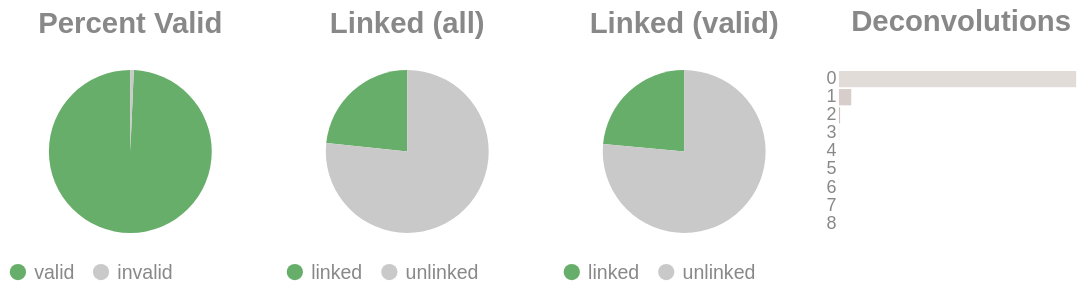

This figure's notebook cell:
### Code cell
if SKIPLR:
    pass
else:
    clash = Counter()
    for i in valids['molecule'].to_list():
        _mol = i.split("-")
        if len(_mol) == 1:
            clash.update('0')
        else:
            clash.update(_mol[-1])

    _d = {"deconvolutions": [], 'count': []}
    for k,v in clash.items():
        _d['deconvolutions'].append(k)
        _d['count'].append(v)

    tot_valid = valids['reads'].sum()
    mask = valids['reads'] >= 2
    n_linked_reads = valids.filter(mask)['reads'].sum()
    if n_linked_reads == 0:
        print_html("No linked molecules (>=2 reads) were detected; skipping linked-only distributions.")
        SKIPLR = True
    else:
        perc_valid = round(tot_valid / n_reads, 4)
        linked_perc_abs = round(n_linked_reads / n_reads, 4)
        linked_perc = round(n_linked_reads / tot_valid, 4)

    _valid = pl.DataFrame({"valids": ['valid', 'invalid'], "count": [tot_valid, n_reads - tot_valid]})
    _linked_abs = pl.DataFrame({"linked (absolute)": ['linked', 'unlinked'], "count": [n_linked_reads, n_reads - n_linked_reads]})
    _linked_rel = pl.DataFrame({"linked (valids)": ['linked', 'unlinked'], "count": [n_linked_reads, tot_valid - n_linked_reads]})

    (
        alt.hconcat(
            piechart(_valid, goodval = 'valid', title = "Percent Valid"),
            piechart(_linked_abs, goodval = "linked", title =  "Linked (all)"),
            piechart(_linked_rel, goodval = "linked", title =  "Linked (valid)"),
            convolutionbar(pl.DataFrame(_d), title = "Deconvolutions"),
            center = True,
            bounds = 'flush'
        )
        .resolve_scale(color='independent')
        .resolve_legend('independent')
        .properties(usermeta={'embedOptions': {"actions": False}})
    ).display()

### Figure 1 — Vega-Lite specification as saved in the notebook (floating-point values rounded to 4 significant figures)
{"width": "container", "height": 400, "config": {"title": {"anchor": "start", "dy": -15, "fontSize": 18, "color": "#888888", "subtitleColor": "#888888", "subtitleFontSize": 14}, "arc": {"fill": "#0072B2"}, "axis": {"domainColor": "#888888", "domainWidth": 0.5, "gridWidth": 0.2, "grid": false, "titleFontWeight": 400, "titleFontSize": 15, "labelFontSize": 11, "labelColor": "#888888", "tickColor": "#888888", "tickWidth": 0.2, "titleColor": "#888888"}, "axisBand": {"grid": false}, "axisX": {"grid": true, "tickSize": 10, "domainCap": "round"}, "axisY": {"domain": false, "grid": true, "tickSize": 0, "domainCap": "round"}, "background": "transparent", "header": {"labelFontSize": 15, "labelColor": "#888888", "titleFontSize": 15, "titleFontWeight": 600, "titleColor": "#888888"}, "legend": {"labelFont": "sans-serif", "labelFontSize": 12, "labelColor": "#888888", "symbolSize": 100, "symbolType": "circle", "titleFontSize": 12, "titlePadding": 10, "titleColor": "#888888", "title": null}, "range": {"category": ["#E69F00", "#56B4E9", "#009E73", "#F0E442", "#0072B2", "#D55E00", "#CC79A7", "#000000"], "diverging": ["#cfe8f3", "#a2d4ec", "#73bfe2", "#46abdb", "#1696d2", "#12719e"]}, "area": {"fill": "#0072B2", "fillOpacity": 0.7, "line": true, "strokeOpacity": 0.7}, "line": {"color": "#0072B2", "stroke": "#0072B2", "strokeWidth": 2}, "trail": {"color": "#0072B2", "stroke": "#0072B2", "strokeWidth": 0, "size": 1}, "point": {"filled": true, "fillOpacity": 1.0, "size": 95}, "text": {"color": "#888888", "fontSize": 11, "align": "right", "fontWeight": 400, "size": 11}, "bar": {"fill": "#0072B2", "stroke": null}, "view": {"stroke": null, "continuousWidth": 660, "continuousHeight": 400}}, "hconcat": [{"data": {"name": "data-07320aa59814a83ea25db27dfe9f1a10"}, "mark": {"type": "arc"}, "encoding": {"color": {"field": "valids", "legend": {"orient": "bottom", "title": null}, "scale": {"domain": ["valid", "invalid"], "range": ["#68ae6b", "#C9C9C9"]}, "title": "Valids", "type": "nominal"}, "theta": {"field": "count", "type": "quantitative"}, "tooltip": [{"field": "valids", "title": "Valids", "type": "ordinal"}, {"field": "percent", "format": ".2%", "title": "Percent", "type": "quantitative"}, {"field": "count", "title": "Count", "type": "quantitative"}]}, "height": 100, "title": {"text": "Percent Valid", "align": "center", "anchor": "middle"}, "transform": [{"calculate": "datum.count / 6582536", "as": "percent"}], "width": 150}, {"data": {"name": "data-c369e5a5c073c9f64f834bc9500fda2c"}, "mark": {"type": "arc"}, "encoding": {"color": {"field": "linked (absolute)", "legend": {"orient": "bottom", "title": null}, "scale": {"domain": ["linked", "unlinked"], "range": ["#68ae6b", "#C9C9C9"]}, "title": "Linked (Absolute)", "type": "nominal"}, "theta": {"field": "count", "type": "quantitative"}, "tooltip": [{"field": "linked (absolute)", "title": "Linked (Absolute)", "type": "ordinal"}, {"field": "percent", "format": ".2%", "title": "Percent", "type": "quantitative"}, {"field": "count", "title": "Count", "type": "quantitative"}]}, "height": 100, "title": {"text": "Linked (all)", "align": "center", "anchor": "middle"}, "transform": [{"calculate": "datum.count / 6582536", "as": "percent"}], "width": 150}, {"data": {"name": "data-9207694148965c577c02c5e1a7290fb2"}, "mark": {"type": "arc"}, "encoding": {"color": {"field": "linked (valids)", "legend": {"orient": "bottom", "title": null}, "scale": {"domain": ["linked", "unlinked"], "range": ["#68ae6b", "#C9C9C9"]}, "title": "Linked (Valids)", "type": "nominal"}, "theta": {"field": "count", "type": "quantitative"}, "tooltip": [{"field": "linked (valids)", "title": "Linked (Valids)", "type": "ordinal"}, {"field": "percent", "format": ".2%", "title": "Percent", "type": "quantitative"}, {"field": "count", "title": "Count", "type": "quantitative"}]}, "height": 100, "title": {"text": "Linked (valid)", "align": "center", "anchor": "middle"}, "transform": [{"calculate": "datum.count / 6537424", "as": "percent"}], "width": 150}, {"data": {"name": "data-2478e2d1d5776b57349a71d00664fa83"}, "mark": {"type": "bar"}, "encoding": {"color": {"field": "deconvolutions", "legend": null, "scale": {"scheme": "lightgreyred"}, "type": "nominal"}, "tooltip": [{"field": "deconvolutions", "title": "Deconvolutions", "type": "ordinal"}, {"field": "percent", "format": ".2%", "title": "Percent", "type": "quantitative"}, {"field": "count", "title": "Count", "type": "quantitative"}], "x": {"axis": null, "field": "count", "type": "quantitative"}, "y": {"field": "deconvolutions", "sort": "ascending", "title": null, "type": "nominal"}}, "height": 100, "title": {"text": "Deconvolutions", "align": "center", "anchor": "middle"}, "transform": [{"calculate": "datum.count / 5646709", "as": "percent"}], "width": 150}], "bounds": "flush", "center": true, "resolve": {"legend": {"angle": "independent"}, "scale": {"color": "independent"}}, "usermeta": {"embedOptions": {"actions": false}}, "$schema": "https://vega.github.io/schema/vega-lite/v6.1.0.json", "datasets": {"data-07320aa59814a83ea25db27dfe9f1a10": [{"valids": "valid", "count": 6537424}, {"valids": "invalid", "count": 45112}], "data-c369e5a5c073c9f64f834bc9500fda2c": [{"linked (absolute)": "linked", "count": 1537082}, {"linked (absolute)": "unlinked", "count": 5045454}], "data-9207694148965c577c02c5e1a7290fb2": [{"linked (valids)": "linked", "count": 1537082}, {"linked (valids)": "unlinked", "count": 5000342}], "data-2478e2d1d5776b57349a71d00664fa83": [{"deconvolutions": "0", "count": 5339934}, {"deconvolutions": "1", "count": 277185}, {"deconvolutions": "2", "count": 25765}, {"deconvolutions": "3", "count": 3294}, {"deconvolutions": "4", "count": 446}, {"deconvolutions": "5", "count": 72}, {"deconvolutions": "6", "count": 11}, {"deconvolutions": "7", "count": 1}, {"deconvolutions": "8", "count": 1}]}}
